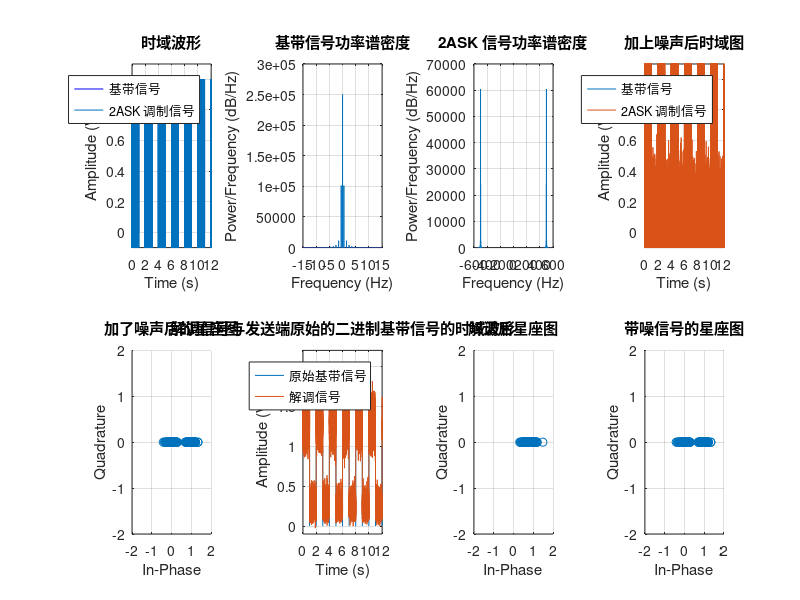

Here is the MATLAB script that generated this plot:
% 通信原理 实验 4 2ASK/2FSK/2PSK/2DPSK+AWGN

% 2ASK
clc;
clear;

% 参数设置
Fs = 5000;
Ts = 1;
Fc = 500;
t = 0:1/Fs:200;
num_samples = length(t);

% 产生单极性不归零基带信号 m(t)
m = zeros(size(t));
for k = 1:length(t)
    if mod(floor(t(k)), 2) == 0
        m(k) = 1;
    end
end

% 产生载波信号
carrier = cos(2 * pi * Fc * t);

% 进行 ASK 调制
ask_signal = m .* carrier;

% 绘制波形图
figure(1);
subplot(2, 4, 1);
plot(t, m, 'b');
hold on;
plot(t, ask_signal);
xlabel('Time (s)');
ylabel('Amplitude (V)');
xlim([0 12]);
ylim([-0.1, 1.1]);
title('时域波形');
legend('基带信号', '2ASK 调制信号');
grid on;

% 计算归一化功率谱
baseband_psd = fftshift(abs(fft(m)).^2 / num_samples);
ask_psd = fftshift(abs(fft(ask_signal)).^2 / num_samples);
f_baseband = linspace(-Fs/2, Fs/2, num_samples); % 频率范围
f_ask = linspace(-Fs/2, Fs/2, num_samples);

% 绘制功率谱密度
subplot(2, 4, 2);
plot(f_baseband, baseband_psd);
xlim([-15, 15]);
xlabel('Frequency (Hz)');
ylabel('Power/Frequency (dB/Hz)');
title('基带信号功率谱密度');
grid on;
subplot(2, 4, 3);
plot(f_ask, ask_psd);
xlim([-600, 600]);
xlabel('Frequency (Hz)');
ylabel('Power/Frequency (dB/Hz)');
title('2ASK 信号功率谱密度');
grid on;

% 计算信号功率
signal_power = mean(ask_signal.^2);

% 设置信噪比 SNR = 10 dB
SNR = 10;
noise_power = signal_power / (10^(SNR / 10));

% 生成高斯白噪声
noise = sqrt(noise_power) * randn(size(ask_signal));

% 叠加噪声到 ASK 已调信号
ask_signal_noisy = ask_signal + noise;

% 绘制叠加噪声后的时域波形图
subplot(2, 4, 4);
plot(t, m);
hold on;
plot(t, ask_signal_noisy);
xlabel('Time (s)');
ylabel('Amplitude (V)');
xlim([0 12]);
ylim([-0.1 1.1]);
title('加上噪声后时域图');
legend('基带信号', '2ASK 调制信号');
grid on;

% 绘制星座图
subplot(2, 4, 5);
scatter(real(ask_signal_noisy(1:Fs:end)), imag(ask_signal_noisy(1:Fs:end)), 'r.');
xlabel('In-Phase');
ylabel('Quadrature');
title('加了噪声后的星座图');
grid on;
axis([-2 2 -2 2]);

% 全波整流
full_wave_rectified = abs(ask_signal_noisy);

% 理想低通滤波
f_cutoff = Fc; % 截止频率为载波频率 Fc
N = length(full_wave_rectified);
f = linspace(-Fs/2, Fs/2, N); % 频率范围
H = zeros(size(f));
H(abs(f) <= f_cutoff) = 1; % 理想低通滤波器

% 频域滤波
full_wave_rectified_fft = fftshift(fft(full_wave_rectified));
filtered_signal_fft = full_wave_rectified_fft .* H;
filtered_signal = ifft(ifftshift(filtered_signal_fft));

% 信号放大（乘以放大系数 2）
demodulated_signal = 2 * real(filtered_signal);

% 绘制解调信号与原始基带信号的比较图
subplot(2, 4, 6);
plot(t, m);
hold on;
plot(t, demodulated_signal);
xlabel('Time (s)');
ylabel('Amplitude (V)');
xlim([0 12]);
ylim([-0.1 2.2]);
title('解调信号与发送端原始的二进制基带信号的时域波形');
legend('原始基带信号', '解调信号');
grid on;

% 绘制解调后的星座图
subplot(2, 4, 7);
scatter(real(demodulated_signal(1:Fs:end)), imag(demodulated_signal(1:Fs:end)), 'g.');
xlabel('In-Phase');
ylabel('Quadrature');
title('解调后星座图');
grid on;
axis([-2 2 -2 2]);

% 绘制带噪信号的星座图
subplot(2, 4, 8);
scatter(real(ask_signal_noisy(1:Fs:end)), imag(ask_signal_noisy(1:Fs:end)));
xlabel('In-Phase');
ylabel('Quadrature');
title('带噪信号的星座图');
grid on;
axis([-2 2 -2 2]);
